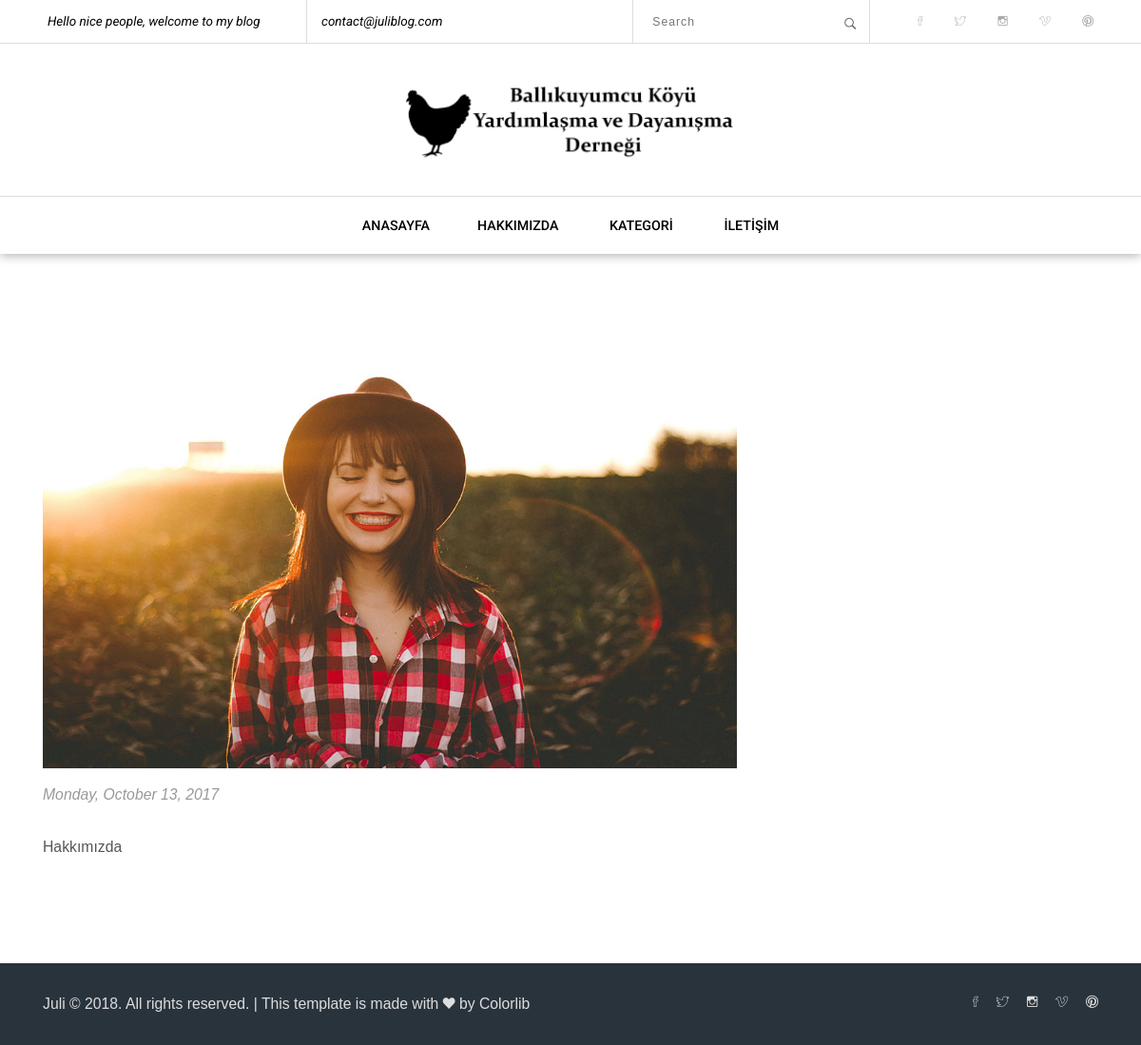
Page /about/ on the earlier database version.
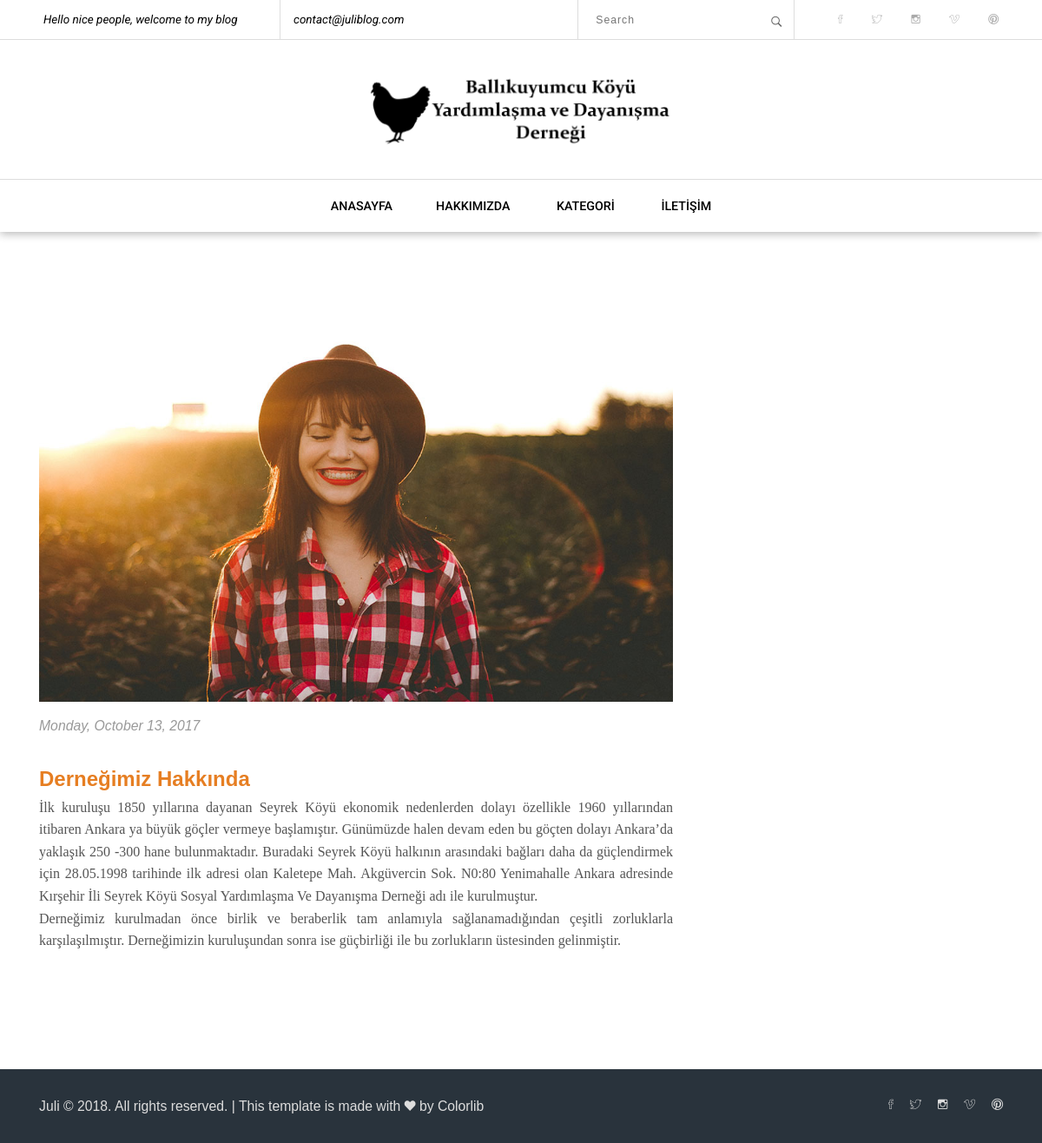
Same page on the later database version.
### home/models.py (models this page shows, shortened)
class Setting(models.Model):
    STATUS = (
        ('True', 'Evet'),
        ('False', 'Hayır'),
    )
    title = models.CharField(max_length=150)
    keywords = models.CharField(max_length=255)
    description = models.CharField(max_length=255)
    company = models.CharField(max_length=50)
    address = models.CharField(blank=True, max_length=150)
    phone = models.CharField(blank=True, max_length=15)
    fax = models.CharField(blank=True, max_length=15)
    email = models.CharField(blank=True, max_length=50)
    smtpserver = models.CharField(max_length=20)
    smtpemail = models.CharField(max_length=20)
    smtppassword = models.CharField(max_length=10)
    smtpport = models.CharField(blank=True, max_length=5)
    icon = models.ImageField(blank=True, upload_to='images/')
    facebook = models.CharField(blank=True, max_length=50)
    instagram = models.CharField(blank=True, max_length=50)
    twitter = models.CharField(blank=True, max_length=50)
    aboutus = RichTextUploadingField(blank=True)
    contact = RichTextUploadingField(blank=True)
    references = RichTextUploadingField(blank=True)
    status = models.CharField(max_length=10, choices=STATUS)
    create_at = models.DateTimeField(auto_now_add=True)
    update_at = models.DateTimeField(auto_now=True)

### home/views.py (the view)
# urls.py: path('about/', views.about, name='about'),
def about(request):
    setting = Setting.objects.get(pk=2)
    context = {'setting': setting}
    return render(request, 'about.html', context)

### home/templates/about.html (shortened to what this page needs)
{% extends "homebase.html"%}
{% load static %}
{% block head %}
    <link href="{% static 'common-css/bootstrap.css'%}" rel="stylesheet">
    <link href="{% static 'common-css/ionicons.css'%}" rel="stylesheet">
    <link href="{% static '03-About-me/css/styles.css'%}" rel="stylesheet">
    <link href="{% static '03-About-me/css/responsive.css'%}" rel="stylesheet">
{% endblock %}
{% block body %}
   <section class="blog-area">
		<div class="container">
			<div class="row">
				<div class="col-lg-8 col-md-12">
					<div class="blog-posts">
                        <div class="single-post">
							<div class="image-wrapper">
                                <img src="{% static 'images/blog-2-1000x600.jpg'%}" alt="Blog Image">
                            </div>
							<p class="date"><em>Monday, October 13, 2017</em></p>
							<p class="desc">{{ setting.aboutus|safe }}</p>
                        </div>
                    </div>
				</div>
			</div>
		</div>
   </section>
{% endblock %}

### home/templates/homebase.html (shortened to what this page needs)
<!DOCTYPE html>
<html lang="en">
{% load static %}
<head>
    <link href="../static/common-css/bootstrap.css" rel="stylesheet">
    <link href="{% static 'common-css/ionicons.css' %}" rel="stylesheet">
    <link href="{% static 'common-css/layerslider.css' %}" rel="stylesheet">
    <link href="{% static '01-homepage/css/styles.css' %}" rel="stylesheet">
    <link href="{% static '01-homepage/css/responsive.css' %}" rel="stylesheet">
    {% block head %}                                          {% endblock %}
</head>
<body>
{% include 'header.html' %}
{% block body %}{% endblock %}
{% include 'footer.html' %}
</body>
</html>

### home/templates/header.html (shortened to what this page needs)
{% load static %}
<header>
    <div class="top-menu">
        <ul class="left-area welcome-area">
            <li class="hello-blog">Hello nice people, welcome to my blog</li>
            <li><a href="mailto:contact@juliblog.com">contact@juliblog.com</a></li>
        </ul>
        <div class="right-area">
            <div class="src-area">
                <form action="post">
                    <input class="src-input" type="text" placeholder="Search">
                    <button class="src-btn" type="submit"><i class="ion-ios-search-strong"></i></button>
                </form>
            </div>
            <ul class="social-icons">
                <li><a href="#"><i class="ion-social-facebook-outline"></i></a></li>
                <li><a href="#"><i class="ion-social-twitter-outline"></i></a></li>
                <li><a href="#"><i class="ion-social-instagram-outline"></i></a></li>
                <li><a href="#"><i class="ion-social-vimeo-outline"></i></a></li>
                <li><a href="#"><i class="ion-social-pinterest-outline"></i></a></li>
            </ul>
        </div>
    </div>
    <div class="middle-menu center-text"><a href="#" class="logo"><img src="{% static 'images/header_1.png' %}"
                                                                       alt="Logo Image"></a></div>
    <div class="bottom-area">
        <ul class="main-menu visible-on-click" id="main-menu">
            <li class="drop-down"><a href="#!">ANASAYFA</a>
            <li><a href="/about">HAKKIMIZDA</a></li>
            <li><a href="/">KATEGORİ</a></li>
            <li><a href="/contact">İLETİŞİM</a></li>
        </ul>
    </div>
</header>

### home/templates/footer.html (shortened to what this page needs)
{% load static %}
<footer>
		<div class="container">
			<div class="row">
				<div class="col-sm-6">
					<div class="footer-section">
						<p class="copyright">Juli &copy; 2018. All rights reserved. | This template is made with <i class="ion-heart" aria-hidden="true"></i> by <a href="https://colorlib.com" target="_blank">Colorlib</a></p>
					</div>
				</div>
				<div class="col-sm-6">
					<div class="footer-section">
						<ul class="social-icons">
							<li><a href="#"><i class="ion-social-facebook-outline"></i></a></li>
							<li><a href="#"><i class="ion-social-twitter-outline"></i></a></li>
							<li><a href="#"><i class="ion-social-instagram-outline"></i></a></li>
							<li><a href="#"><i class="ion-social-vimeo-outline"></i></a></li>
							<li><a href="#"><i class="ion-social-pinterest-outline"></i></a></li>
						</ul>
					</div>
				</div>
			</div>
		</div>
	</footer>

### home/static/01-homepage/css/styles.css (style rules this page uses)
html { font-size: 100%; height: 100%; overflow-x: hidden; touch-action: manipulation; }
body { font-size: 15px; font-family: 'Roboto', sans-serif; width: 100%; height: 100%; margin: 0; font-weight: 400; -webkit-font-smoothing: antialiased; -moz-osx-font-smoothing: grayscale; word-wrap: break-word; color: #000; }
h1, h2, h3, h4, h5, h6, p, a, ul, span, li, img, inpot, button { margin: 0; padding: 0; }
p { line-height: 1.6; font-size: 1.05em; font-family: 'Maven Pro', sans-serif; font-weight: 400; color: #555; }
a, button { display: inline-block; text-decoration: none; color: inherit; transition: all .3s; }
img { width: 100%; }
li { list-style: none; display: inline-block; }
span { display: inline-block; }
button { outline: 0; border: 0; background: none; cursor: pointer; }
.center-text { text-align: center; }
.left-area { float: left; }
.right-area { float: right; }
header { position: absolute; left: 0; right: 0; top: 0; z-index: 1000; font-size: .95em; box-shadow: 0px 2px 10px rgba(0,0,0, .3); background: #fff; }
header .top-menu { width: 100%; height: 45px; line-height: 45px; overflow: hidden; font-size: .95em; font-style: italic; }
header .top-menu ul.welcome-area { padding-left: 20px; }
header .top-menu ul.welcome-area > li { margin: 0 15px; padding: 0 15px; border-left: 1px solid #ddd; }
header .top-menu ul > li:first-child { border-left: 0; }
header .top-menu ul.social-icons { display: inline-block; padding: 0 35px; color: #aaa; }
header .top-menu ul.social-icons > li > a { padding: 0 15px; }
header .src-area { position: relative; float: left; height: 45px; width: 250px; display: inline-block; border-left: 1px solid #ddd; border-right: 1px solid #ddd; background: #fff; }
header .src-area .src-input { position: absolute; top: 0; bottom: 0; left: 0; right: 0; width: 100%; padding: 0 40px 0 20px; background: transparent; border: 0; outline: 0; }
header .src-area .src-btn { position: absolute; top: 0; bottom: 0; right: 0; width: 40px; font-size: 1.2em; opacity: .6; z-index: 10; }
header .middle-menu { border-top: 1px solid #ddd; border-bottom: 1px solid #ddd; }
header .logo { padding: 30px 0; height: 160px; }
header .logo img { height: 100%; width: auto; }
header .bottom-area { text-align: center; }
header .main-menu { font-weight: 500; }
header .main-menu > li > a { height: 60px; line-height: 60px; padding: 0 25px; }
header .main-menu li.drop-down { position: relative; text-align: left; }
.blog-posts .single-post { margin-bottom: 60px; }
.single-post .date { color: #999; }
.src-area { line-height: 50px; position: relative; }
.src-area input { display: block; width: 100%; padding: 0 50px 0 20px; border: 0; outline: 0; border-bottom: 1px solid #bbb; }
.src-area .src-btn { position: absolute; top: 0; right: 20px; height: 50px; }
footer { background: #29333C; color: #ddd; }
footer .footer-section { margin: 30px 0; }
footer .copyright { color: #ddd; }
footer .social-icons { text-align: right; }
footer .social-icons > li > a { padding-left: 15px; }

Differences in the rows shown:
changed Setting: aboutus "Hakkımızda" → "Derneğimiz Hakkında İlk kuruluşu 1850 yıllarına dayanan Seyrek Köyü ekonomik nedenlerden dolayı özellikle 1960 yıllarından itibaren Ankara ya büyük göçler vermeye başlamıştır. Günümüzde halen devam eden bu göçten dolayı Ankara’da yaklaşık 250 -300 hane bulunmaktadır. Buradaki Seyrek Köyü halkının arasındaki bağları daha da güçlendirmek için 28.05.1998 tarihinde ilk adresi olan Kaletepe Mah. Akgüvercin Sok. N0:80 Yenimahalle Ankara adresinde Kırşehir İli Seyrek Köyü Sosyal Yardımlaşma Ve Dayanışma Derneği adı ile kurulmuştur. Derneğimiz kurulmadan önce birlik ve beraberlik tam anlamıyla sağlanamadığından çeşitli zorluklarla karşılaşılmıştır. Derneğimizin kuruluşundan sonra ise güçbirliği ile…"
